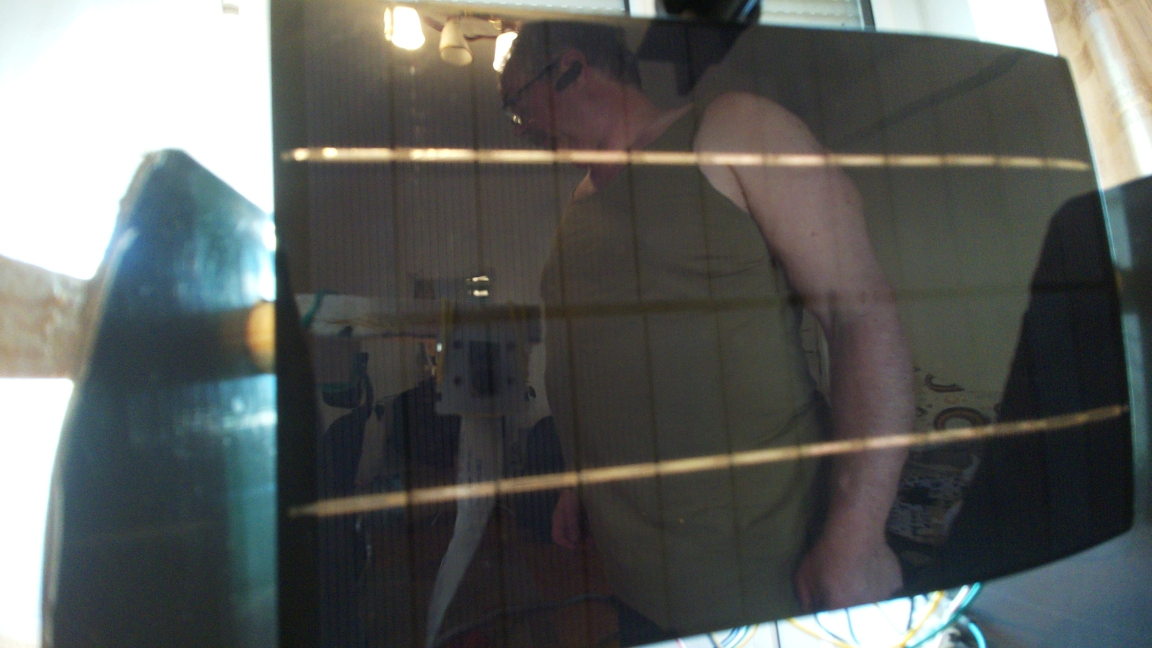
#> input picture scripts/camera_test.jpg, 2304 x 1296 px (shown at 1/2 size)
$ python busbar_probe.py ../scripts/camera_test.jpg
#> lines starting #> are read from the running program, lines starting #| are printed output that depends on the picture; after the words box and inside, x2 and y2 are one past the last pixel; in counts of white or black regions, pixels touching at a corner belong together
#> in _load_frame_bgr, frame is the input picture: shape (1296, 2304, 3); mean B, G, R 92.1, 94.6, 92.4
### pi_gateway/preprocessing.py
"""Centralized image preprocessing for the dirt-detection pipelines.

Single source of truth for the perspective warp that straightens the side-on view
of the solar panel, plus the TFLite input transform. Both the ML inference
(vision.DirtDetector) and the classical surface analysis (surface_analysis) run on
the SAME warped image so the dirt heatmap is aligned with what the model sees.

This must stay byte-for-byte identical to the Colab training preprocessing:
BGR -> RGB, warpPerspective with M, then (TFLite only) resize to 224x224 and /255.
No CLAHE, no other filters.

PANEL_PTS depends on the PHYSICAL camera position used to build the dataset.
Recalibrate PANEL_PTS (and thus M) if the camera is moved.
"""
from __future__ import annotations

import cv2
import numpy as np

PANEL_PTS = np.float32([[550, 35], [2140, 140], [2300, 1115], [535, 1290]])

WARP_W, WARP_H = 600, 400
DST_PTS = np.float32([[0, 0], [WARP_W, 0], [WARP_W, WARP_H], [0, WARP_H]])
M = cv2.getPerspectiveTransform(PANEL_PTS, DST_PTS)

TFLITE_INPUT_SIZE = 224
INPUT_CHANNELS = 3
PIXEL_MAX_VALUE = 255.0
EXPECTED_INPUT_SHAPE = (1, TFLITE_INPUT_SIZE, TFLITE_INPUT_SIZE, INPUT_CHANNELS)


def warp_panel(img_bgr: np.ndarray) -> np.ndarray:
    """Straighten the panel: BGR -> RGB, then perspective warp to WARP_W x WARP_H.

    Returns an RGB image (the channel order the model was trained on).
    """
    rgb = cv2.cvtColor(img_bgr, cv2.COLOR_BGR2RGB)
    return cv2.warpPerspective(rgb, M, (WARP_W, WARP_H))
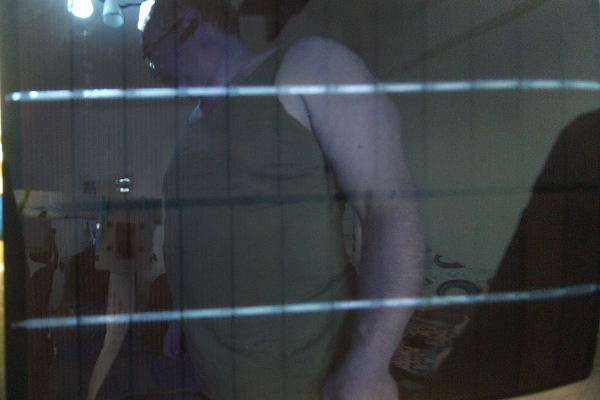
#> returned value: shape (400, 600, 3); mean of channels 0, 1, 2 65.4, 62.8, 58.7; drawn as B, G, R


# [10 lines left out: function prepare_for_tflite, not called in this run]

### diagnostics/busbar_probe.py
"""Temporary diagnostic: measure bus-bar thickness in the surface-overlay mask.

NOT part of the gateway. Its only job is to calibrate the bus-bar removal in
pi_gateway/surface_analysis.py. The current shape filter (a per-contour
bounding-box aspect-ratio test) keeps the panel's bus bars whenever they
interconnect into a single bright lattice, because that lattice is one contour
whose bounding box spans the whole panel (aspect ~1.5, well under the cutoff).
The fix is a morphological opening that erases any structure thinner than its
kernel - but that kernel must be wider than the bus bars and narrower than the
smallest real deposit. This probe measures exactly that, on the SAME straightened
panel and the SAME threshold mask the overlay uses.

It reuses pi_gateway.preprocessing.warp_panel (imports only cv2/numpy - no config
or required-env import) and duplicates the two SURFACE_* mask constants locally,
the same pattern diagnostics/quality_probe.py uses. Keep them in sync with
pi_gateway/config.py while calibrating.

Usage:
    python3 diagnostics/busbar_probe.py                 # capture one frame off the Pi camera
    python3 diagnostics/busbar_probe.py path/to/raw.jpg # or measure a saved full-frame capture

Outputs printed stats AND writes the warped panel, the raw mask, and the mask
after opening at several kernel sizes into diagnostics/busbar_probe_out/ so you
can eyeball which kernel kills the bus bars while keeping the deposits.
"""
from __future__ import annotations

import sys
from pathlib import Path
from typing import Optional

import cv2
import numpy as np

sys.path.insert(0, str(Path(__file__).resolve().parents[1]))
from pi_gateway.preprocessing import warp_panel

SURFACE_BLUR_KERNEL = 51
SURFACE_DIFF_THRESHOLD = 25
CAPTURE_SIZE = (2304, 1296)
CAMERA_PIXEL_FORMAT = "BGR888"

OPEN_KERNELS = (3, 5, 7, 9, 11, 13)

OUT_DIR = Path(__file__).resolve().parent / "busbar_probe_out"


def _build_mask(panel_bgr: np.ndarray) -> np.ndarray:
    """Exact mask from surface_analysis.build_surface_overlay (before any filter)."""
    gray = cv2.cvtColor(panel_bgr, cv2.COLOR_BGR2GRAY)
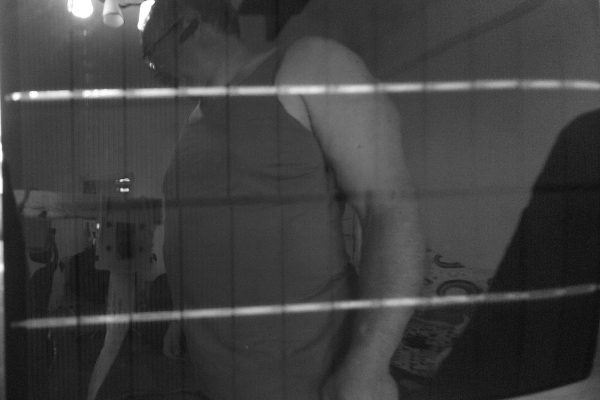
#> gray: shape (400, 600); min 11, max 255, mean 63.1
    background = cv2.GaussianBlur(gray, (SURFACE_BLUR_KERNEL, SURFACE_BLUR_KERNEL), 0)
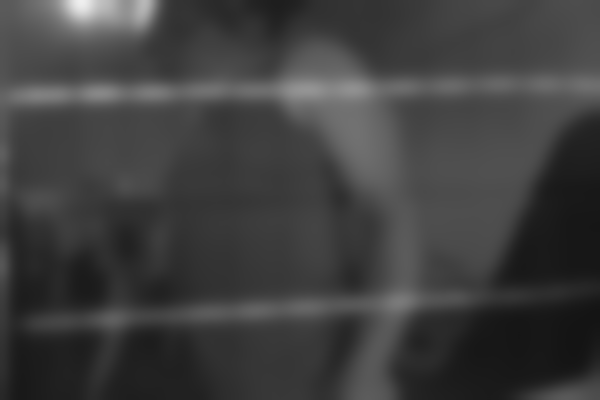
#> background: shape (400, 600); min 20, max 239, mean 63
    diff = cv2.subtract(gray, background)
    _, mask = cv2.threshold(diff, SURFACE_DIFF_THRESHOLD, 255, cv2.THRESH_BINARY)
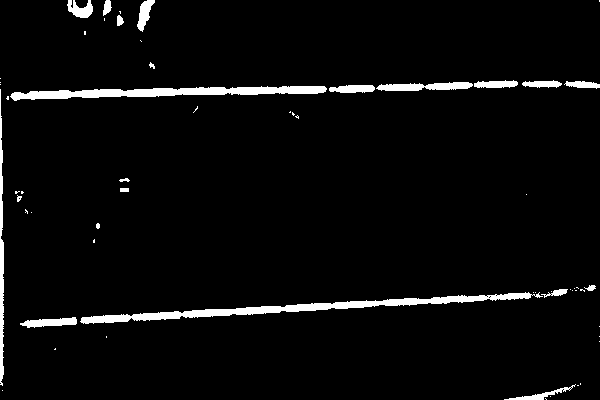
#> mask: shape (400, 600); 4% white; 59 white regions (38 under 20 px), largest, box (x1, y1, x2, y2) and area: (80, 292, 543, 324) 2963, (10, 86, 327, 101) 2354, (0, 89, 4, 386) 845
    return mask


def _report(mask: np.ndarray) -> None:
    """Print thickness distribution and an opening-kernel sweep for the mask."""
    total = mask.size
#> total = 240000
    on = int((mask > 0).sum())
#> on = 9515
    print(f"mask coverage: {on}/{total} px ({100.0 * on / total:.2f}%)")
#| mask coverage: 9515/240000 px (3.96%)
    if on == 0:
        print("  empty mask - nothing to measure (check threshold / framing).")
        return

    dt = cv2.distanceTransform(mask, cv2.DIST_L2, 3)
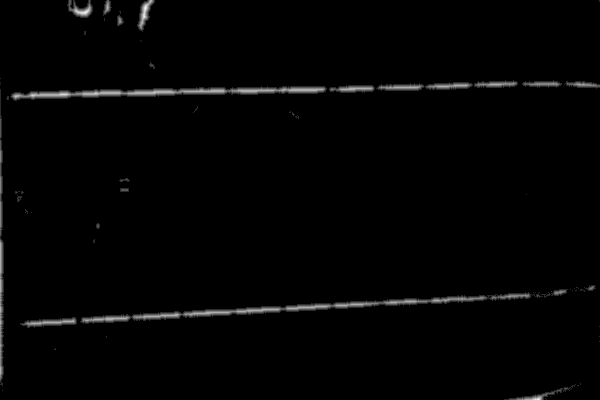
#> dt: shape (400, 600) float32; min 0, max 5.6, mean 0.0802; drawn with min black and max white
    thickness = 2.0 * dt[mask > 0]
#> thickness = 9515 values, max 11.21 at index 9508, min 1.91 at index 0, mean 4.05
    pcts = [50, 75, 90, 95, 99]
    vals = np.percentile(thickness, pcts)
#> vals = [3.82, 5.73, 7.39, 7.64, 8.22]
    print("local thickness (px) percentiles over mask pixels:")
    for p, v in zip(pcts, vals):
        print(f"  p{p:<2} = {v:5.1f}")
#> this loop made 5 passes
#> (p, v) on passes 1 to 5: (50, 3.82), (75, 5.73), (90, 7.39), (95, 7.64), (99, 8.22)
#|   p50 =   3.8
#|   p75 =   5.7
#|   p90 =   7.4
#|   p95 =   7.6
#|   p99 =   8.2
    print(f"  max  = {thickness.max():5.1f}")
#|   max  =  11.2

    print("opening-kernel sweep (mask area retained after MORPH_OPEN):")
    for k in OPEN_KERNELS:
        element = cv2.getStructuringElement(cv2.MORPH_ELLIPSE, (k, k))
        opened = cv2.morphologyEx(mask, cv2.MORPH_OPEN, element)
        kept = int((opened > 0).sum())
        retained = 100.0 * kept / on if on else 0.0
        print(f"  k={k:<2} -> {kept:7d} px ({retained:5.1f}% kept)")
#> this loop made 6 passes
#> (kept, retained) on passes 1 to 6: (9254, 97.26), (8711, 91.55), (7351, 77.26), (902, 9.48), (167, 1.76), (0, 0)
#|   k=3  ->    9254 px ( 97.3% kept)
#|   k=5  ->    8711 px ( 91.6% kept)
#|   k=7  ->    7351 px ( 77.3% kept)
#|   k=9  ->     902 px (  9.5% kept)
#|   k=11 ->     167 px (  1.8% kept)
#|   k=13 ->       0 px (  0.0% kept)
#> pass 1, in _report, `opened = cv2.morphologyEx(mask, cv2.MORPH_OPEN, element)`:
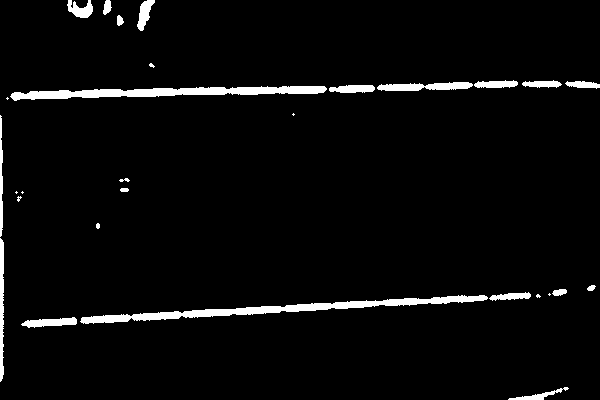
#> opened: shape (400, 600); 3.9% white; 29 white regions (8 under 20 px), largest, box (x1, y1, x2, y2) and area: (80, 295, 488, 324) 2698, (10, 86, 327, 101) 2352, (377, 82, 473, 91) 604
#> pass 3, in _report, `opened = cv2.morphologyEx(mask, cv2.MORPH_OPEN, element)`:
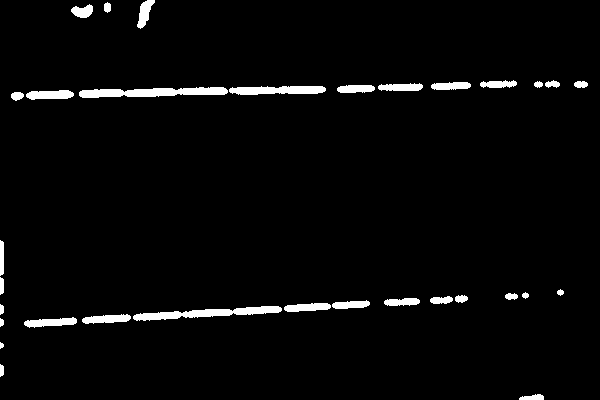
#> opened: shape (400, 600); 3.1% white; 32 white regions, largest, box (x1, y1, x2, y2) and area: (79, 87, 228, 98) 1111, (133, 306, 282, 321) 1020, (229, 86, 326, 95) 699

    print(
        "\nPick the smallest kernel where the bus bars disappear in the saved PNGs\n"
        "but the deposits remain. Bus bars vanish once k exceeds their thickness\n"
        "(see the percentiles); size SURFACE_HLINE_LENGTH / SURFACE_VLINE_LENGTH\n"
        "in pi_gateway/config.py accordingly."
    )


def _save_debug(panel_bgr: np.ndarray, mask: np.ndarray) -> None:
    """Write the warped panel, raw mask, and per-kernel opened masks for review."""
    OUT_DIR.mkdir(parents=True, exist_ok=True)
    cv2.imwrite(str(OUT_DIR / "panel.png"), panel_bgr)
    cv2.imwrite(str(OUT_DIR / "mask_raw.png"), mask)
    for k in OPEN_KERNELS:
        element = cv2.getStructuringElement(cv2.MORPH_ELLIPSE, (k, k))
        opened = cv2.morphologyEx(mask, cv2.MORPH_OPEN, element)
        cv2.imwrite(str(OUT_DIR / f"mask_open_{k}.png"), opened)
#> this loop made 6 passes
#> element on pass 1: [[0, 1, 0], [1, 1, 1], [0, 1, 0]]
    print(f"\nwrote panel + masks to {OUT_DIR}")


def _load_frame_bgr(image_path: Optional[str]) -> np.ndarray:
    """Get one full-frame BGR image: from disk if a path is given, else the camera."""
    if image_path is not None:
        path = Path(image_path)
        if not path.is_file():
            raise SystemExit(f"image not found: {path}")
        frame = cv2.imread(str(path), cv2.IMREAD_COLOR)
        if frame is None:
            raise SystemExit(f"could not decode image (missing or corrupt): {path}")
        return frame

    try:
        from picamera2 import Picamera2
    except Exception as exc:
        raise SystemExit(
            f"no image path given and the camera is unavailable: {exc}\n"
            "pass a saved full-frame capture: python3 diagnostics/busbar_probe.py raw.jpg"
        ) from exc

    try:
        camera = Picamera2()
        camera.configure(
            camera.create_still_configuration(
                main={"size": CAPTURE_SIZE, "format": CAMERA_PIXEL_FORMAT}
            )
        )
        camera.start()
    except Exception as exc:
        raise SystemExit(f"camera start failed: {exc}") from exc
    try:
        frame = camera.capture_array()
    finally:
        camera.stop()
        camera.close()
    if frame is None or frame.size == 0:
        raise SystemExit("camera returned an empty frame.")
    return cv2.cvtColor(frame, cv2.COLOR_RGB2BGR)


def main() -> None:
    image_path = sys.argv[1] if len(sys.argv) > 1 else None
    frame_bgr = _load_frame_bgr(image_path)
    panel_bgr = cv2.cvtColor(warp_panel(frame_bgr), cv2.COLOR_RGB2BGR)
    mask = _build_mask(panel_bgr)
    _report(mask)
    _save_debug(panel_bgr, mask)


if __name__ == "__main__":
    sys.exit(main())
#> (the program exits here)
